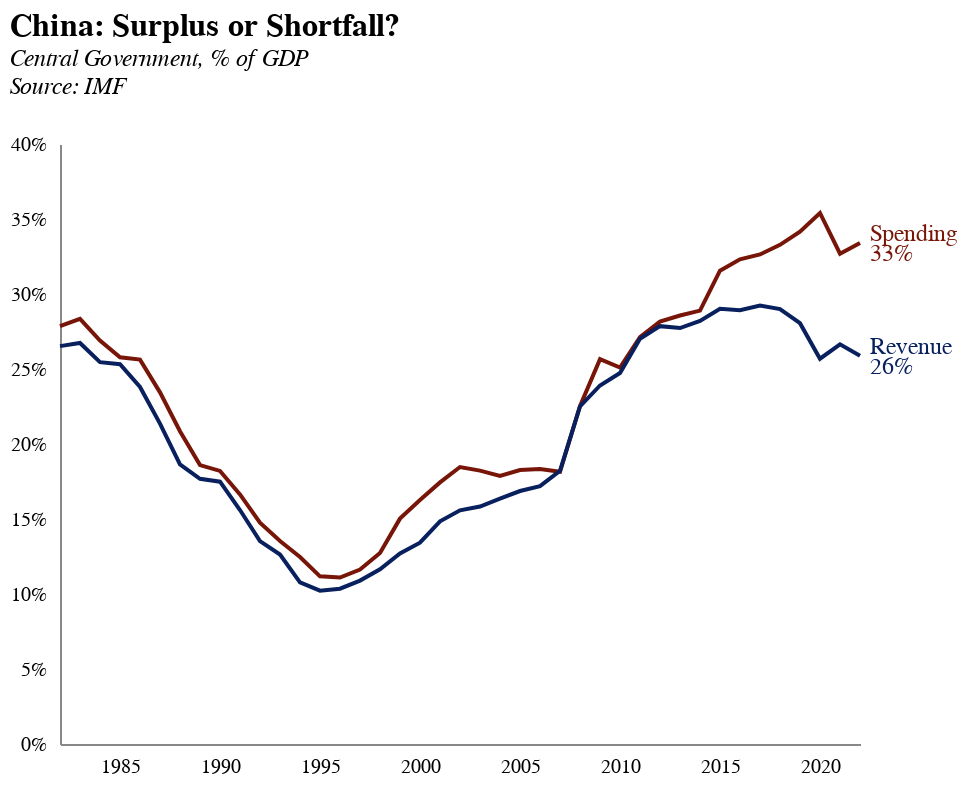

Notebook cell for this chart:
### Markdown cell above
## Chart: Spending vs Revenue

### Code cell
df = pd.read_csv("data/imf_gov_revenue_gdp.csv")
df = df.iloc[1:]
df.columns = ["Country"] + list(df.columns[1:])

df["Country"] = df["Country"].str.replace("China, People's Republic of", "China")

df = df.query("Country == 'China'")


df = df.melt(id_vars=["Country"], var_name="Year", value_name="Value")

df["Value"] = pd.to_numeric(df["Value"], errors="coerce")
df = df.dropna()
df["Value"] = df["Value"] / 100

df["Year"] = pd.to_datetime(df["Year"], format="%Y")

rev_df = df.copy()

df = pd.merge(spend_df, rev_df, on=["Country", "Year"], suffixes=("_spend", "_rev"))

df = df.rename(columns={"Value_spend": "Spending", "Value_rev": "Revenue"})
df = df.melt(id_vars=["Country", "Year"], var_name="Series", value_name="Value")
df = df.query("Year >= '1948-01-01'")

base = alt.Chart(df).encode(
    x=alt.X("Year:T", axis=alt.Axis(labelAngle=0)),
    y=alt.Y("Value:Q", title="", axis=alt.Axis(format="%")),
)

line = base.mark_line().encode(
    color=alt.Color("Series:N", scale=alt.Scale(range=["rgb(9, 32, 95)", "rgb(119, 22, 8)"]), legend=None),
)

labels_1 = base.transform_filter("year(datum.Year) == 2022").mark_text(
    align="left",
    baseline="middle",
    dx=5,
    dy=-5,
    fontSize=12,
).encode(
    text="Series:N",
    color=alt.Color("Series:N", scale=alt.Scale(range=["rgb(9, 32, 95)", "rgb(119, 22, 8)"])),
)

labels_2 = base.transform_filter("year(datum.Year) == 2022").mark_text(
    align="left",
    baseline="middle",
    dx=5,
    dy=5,
    fontSize=12,
).encode(
    text=alt.Text("Value:Q", format=".0%"),
    color=alt.Color("Series:N", scale=alt.Scale(range=["rgb(9, 32, 95)", "rgb(119, 22, 8)"])),
)




chart = line + labels_1 + labels_2



chart = chart.properties(
    title = alt.TitleParams(
            "China: Surplus or Shortfall?",
    subtitle=["Central Government, % of GDP", "Source: IMF", ""],
    ),

    width=400,
    height=300
)

chart.save("charts/china/surplus_shortfall.json")
chart.save("charts/china/surplus_shortfall.png", scale_factor=2.0)
chart.save("charts/china/surplus_shortfall.svg")

chart.display()

### Figure 1 — Vega-Lite specification as saved in the notebook (floating-point values rounded to 4 significant figures)
{"config": {"axisX": {"labelPadding": 6, "tickOpacity": 0, "title": null, "grid": false, "ticks": false, "labelSeparation": 10}, "axisY": {"title": null, "grid": false, "tickOpacity": 0}, "title": {"fontSize": 16, "subtitleFontSize": 12, "subtitleFontStyle": "italic", "anchor": "start", "color": "black"}, "view": {"stroke": "transparent"}}, "layer": [{"mark": {"type": "line"}, "encoding": {"color": {"field": "Series", "legend": null, "scale": {"range": ["rgb(9, 32, 95)", "rgb(119, 22, 8)"]}, "type": "nominal"}, "x": {"axis": {"labelAngle": 0}, "field": "Year", "type": "temporal"}, "y": {"axis": {"format": "%"}, "field": "Value", "title": "", "type": "quantitative"}}}, {"mark": {"type": "text", "align": "left", "baseline": "middle", "dx": 5, "dy": -5, "fontSize": 12}, "encoding": {"color": {"field": "Series", "scale": {"range": ["rgb(9, 32, 95)", "rgb(119, 22, 8)"]}, "type": "nominal"}, "text": {"field": "Series", "type": "nominal"}, "x": {"axis": {"labelAngle": 0}, "field": "Year", "type": "temporal"}, "y": {"axis": {"format": "%"}, "field": "Value", "title": "", "type": "quantitative"}}, "transform": [{"filter": "year(datum.Year) == 2022"}]}, {"mark": {"type": "text", "align": "left", "baseline": "middle", "dx": 5, "dy": 5, "fontSize": 12}, "encoding": {"color": {"field": "Series", "scale": {"range": ["rgb(9, 32, 95)", "rgb(119, 22, 8)"]}, "type": "nominal"}, "text": {"field": "Value", "format": ".0%", "type": "quantitative"}, "x": {"axis": {"labelAngle": 0}, "field": "Year", "type": "temporal"}, "y": {"axis": {"format": "%"}, "field": "Value", "title": "", "type": "quantitative"}}, "transform": [{"filter": "year(datum.Year) == 2022"}]}], "data": {"name": "data-63467b83032a10b43cfca1e5ce4687de"}, "height": 300, "title": {"text": "China: Surplus or Shortfall?", "subtitle": ["Central Government, % of GDP", "Source: IMF", ""]}, "width": 400, "$schema": "https://vega.github.io/schema/vega-lite/v5.8.0.json", "datasets": {"data-63467b83032a10b43cfca1e5ce4687de": [{"Country": "China", "Year": "1982-01-01T00:00:00", "Series": "Spending", "Value": 0.2786}, {"Country": "China", "Year": "1983-01-01T00:00:00", "Series": "Spending", "Value": 0.2834}, {"Country": "China", "Year": "1984-01-01T00:00:00", "Series": "Spending", "Value": 0.269}, {"Country": "China", "Year": "1985-01-01T00:00:00", "Series": "Spending", "Value": 0.2578}, {"Country": "China", "Year": "1986-01-01T00:00:00", "Series": "Spending", "Value": 0.2562}, {"Country": "China", "Year": "1987-01-01T00:00:00", "Series": "Spending", "Value": 0.2344}, {"Country": "China", "Year": "1988-01-01T00:00:00", "Series": "Spending", "Value": 0.2085}, {"Country": "China", "Year": "1989-01-01T00:00:00", "Series": "Spending", "Value": 0.186}, {"Country": "China", "Year": "1990-01-01T00:00:00", "Series": "Spending", "Value": 0.1821}, {"Country": "China", "Year": "1991-01-01T00:00:00", "Series": "Spending", "Value": 0.1664}, {"Country": "China", "Year": "1992-01-01T00:00:00", "Series": "Spending", "Value": 0.1475}, {"Country": "China", "Year": "1993-01-01T00:00:00", "Series": "Spending", "Value": 0.1353}, {"Country": "China", "Year": "1994-01-01T00:00:00", "Series": "Spending", "Value": 0.1247}, {"Country": "China", "Year": "1995-01-01T00:00:00", "Series": "Spending", "Value": 0.1118}, {"Country": "China", "Year": "1996-01-01T00:00:00", "Series": "Spending", "Value": 0.111}, {"Country": "China", "Year": "1997-01-01T00:00:00", "Series": "Spending", "Value": 0.1163}, {"Country": "China", "Year": "1998-01-01T00:00:00", "Series": "Spending", "Value": 0.1274}, {"Country": "China", "Year": "1999-01-01T00:00:00", "Series": "Spending", "Value": 0.1502}, {"Country": "China", "Year": "2000-01-01T00:00:00", "Series": "Spending", "Value": 0.1627}, {"Country": "China", "Year": "2001-01-01T00:00:00", "Series": "Spending", "Value": 0.1744}, {"Country": "China", "Year": "2002-01-01T00:00:00", "Series": "Spending", "Value": 0.1846}, {"Country": "China", "Year": "2003-01-01T00:00:00", "Series": "Spending", "Value": 0.1823}, {"Country": "China", "Year": "2004-01-01T00:00:00", "Series": "Spending", "Value": 0.1787}, {"Country": "China", "Year": "2005-01-01T00:00:00", "Series": "Spending", "Value": 0.1827}, {"Country": "China", "Year": "2006-01-01T00:00:00", "Series": "Spending", "Value": 0.1834}, {"Country": "China", "Year": "2007-01-01T00:00:00", "Series": "Spending", "Value": 0.1815}, {"Country": "China", "Year": "2008-01-01T00:00:00", "Series": "Spending", "Value": 0.2253}, {"Country": "China", "Year": "2009-01-01T00:00:00", "Series": "Spending", "Value": 0.2565}, {"Country": "China", "Year": "2010-01-01T00:00:00", "Series": "Spending", "Value": 0.2509}, {"Country": "China", "Year": "2011-01-01T00:00:00", "Series": "Spending", "Value": 0.2712}, {"Country": "China", "Year": "2012-01-01T00:00:00", "Series": "Spending", "Value": 0.2816}, {"Country": "China", "Year": "2013-01-01T00:00:00", "Series": "Spending", "Value": 0.2856}, {"Country": "China", "Year": "2014-01-01T00:00:00", "Series": "Spending", "Value": 0.2889}, {"Country": "China", "Year": "2015-01-01T00:00:00", "Series": "Spending", "Value": 0.3155}, {"Country": "China", "Year": "2016-01-01T00:00:00", "Series": "Spending", "Value": 0.3232}, {"Country": "China", "Year": "2017-01-01T00:00:00", "Series": "Spending", "Value": 0.3264}, {"Country": "China", "Year": "2018-01-01T00:00:00", "Series": "Spending", "Value": 0.3328}, {"Country": "China", "Year": "2019-01-01T00:00:00", "Series": "Spending", "Value": 0.3415}, {"Country": "China", "Year": "2020-01-01T00:00:00", "Series": "Spending", "Value": 0.354}, {"Country": "China", "Year": "2021-01-01T00:00:00", "Series": "Spending", "Value": 0.3269}, {"Country": "China", "Year": "2022-01-01T00:00:00", "Series": "Spending", "Value": 0.334}, {"Country": "China", "Year": "1982-01-01T00:00:00", "Series": "Revenue", "Value": 0.2652}, {"Country": "China", "Year": "1983-01-01T00:00:00", "Series": "Revenue", "Value": 0.2673}, {"Country": "China", "Year": "1984-01-01T00:00:00", "Series": "Revenue", "Value": 0.2546}, {"Country": "China", "Year": "1985-01-01T00:00:00", "Series": "Revenue", "Value": 0.2532}, {"Country": "China", "Year": "1986-01-01T00:00:00", "Series": "Revenue", "Value": 0.238}, {"Country": "China", "Year": "1987-01-01T00:00:00", "Series": "Revenue", "Value": 0.2136}, {"Country": "China", "Year": "1988-01-01T00:00:00", "Series": "Revenue", "Value": 0.1863}, {"Country": "China", "Year": "1989-01-01T00:00:00", "Series": "Revenue", "Value": 0.1768}, {"Country": "China", "Year": "1990-01-01T00:00:00", "Series": "Revenue", "Value": 0.1749}, {"Country": "China", "Year": "1991-01-01T00:00:00", "Series": "Revenue", "Value": 0.156}, {"Country": "China", "Year": "1992-01-01T00:00:00", "Series": "Revenue", "Value": 0.1352}, {"Country": "China", "Year": "1993-01-01T00:00:00", "Series": "Revenue", "Value": 0.1263}, {"Country": "China", "Year": "1994-01-01T00:00:00", "Series": "Revenue", "Value": 0.1078}, {"Country": "China", "Year": "1995-01-01T00:00:00", "Series": "Revenue", "Value": 0.1022}, {"Country": "China", "Year": "1996-01-01T00:00:00", "Series": "Revenue", "Value": 0.1035}, {"Country": "China", "Year": "1997-01-01T00:00:00", "Series": "Revenue", "Value": 0.1089}, {"Country": "China", "Year": "1998-01-01T00:00:00", "Series": "Revenue", "Value": 0.1165}, {"Country": "China", "Year": "1999-01-01T00:00:00", "Series": "Revenue", "Value": 0.127}, {"Country": "China", "Year": "2000-01-01T00:00:00", "Series": "Revenue", "Value": 0.1342}, {"Country": "China", "Year": "2001-01-01T00:00:00", "Series": "Revenue", "Value": 0.1484}, {"Country": "China", "Year": "2002-01-01T00:00:00", "Series": "Revenue", "Value": 0.1558}, {"Country": "China", "Year": "2003-01-01T00:00:00", "Series": "Revenue", "Value": 0.1583}, {"Country": "China", "Year": "2004-01-01T00:00:00", "Series": "Revenue", "Value": 0.1636}, {"Country": "China", "Year": "2005-01-01T00:00:00", "Series": "Revenue", "Value": 0.1687}, {"Country": "China", "Year": "2006-01-01T00:00:00", "Series": "Revenue", "Value": 0.172}, {"Country": "China", "Year": "2007-01-01T00:00:00", "Series": "Revenue", "Value": 0.1821}, {"Country": "China", "Year": "2008-01-01T00:00:00", "Series": "Revenue", "Value": 0.225}, {"Country": "China", "Year": "2009-01-01T00:00:00", "Series": "Revenue", "Value": 0.239}, {"Country": "China", "Year": "2010-01-01T00:00:00", "Series": "Revenue", "Value": 0.2473}, {"Country": "China", "Year": "2011-01-01T00:00:00", "Series": "Revenue", "Value": 0.2702}, {"Country": "China", "Year": "2012-01-01T00:00:00", "Series": "Revenue", "Value": 0.2786}, {"Country": "China", "Year": "2013-01-01T00:00:00", "Series": "Revenue", "Value": 0.2773}, {"Country": "China", "Year": "2014-01-01T00:00:00", "Series": "Revenue", "Value": 0.2821}, {"Country": "China", "Year": "2015-01-01T00:00:00", "Series": "Revenue", "Value": 0.2901}, {"Country": "China", "Year": "2016-01-01T00:00:00", "Series": "Revenue", "Value": 0.2892}, {"Country": "China", "Year": "2017-01-01T00:00:00", "Series": "Revenue", "Value": 0.2923}, {"Country": "China", "Year": "2018-01-01T00:00:00", "Series": "Revenue", "Value": 0.2899}, {"Country": "China", "Year": "2019-01-01T00:00:00", "Series": "Revenue", "Value": 0.2805}, {"Country": "China", "Year": "2020-01-01T00:00:00", "Series": "Revenue", "Value": 0.2568}, {"Country": "China", "Year": "2021-01-01T00:00:00", "Series": "Revenue", "Value": 0.2664}, {"Country": "China", "Year": "2022-01-01T00:00:00", "Series": "Revenue", "Value": 0.2588}]}}
